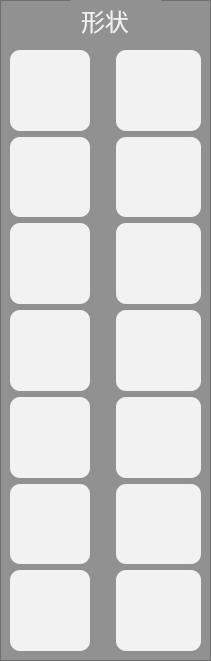
         <widget class="QFrame" name="frame_6">
          <property name="geometry">
           <rect>
            <x>150</x>
            <y>0</y>
            <width>211</width>
            <height>661</height>
           </rect>
          </property>
          <property name="styleSheet">
           <string notr="true">QFrame {
background-color:rgb(145, 145, 145);
padding:5px;
}</string>
          </property>
          <property name="frameShape">
           <enum>QFrame::StyledPanel</enum>
          </property>
          <property name="frameShadow">
           <enum>QFrame::Raised</enum>
          </property>
          <widget class="QWidget" name="formLayoutWidget">
           <property name="geometry">
            <rect>
             <x>0</x>
             <y>50</y>
             <width>211</width>
             <height>601</height>
            </rect>
           </property>
           <layout class="QFormLayout" name="formLayout">
            <item row="1" column="0">
             <widget class="QPushButton" name="pushButton_22">
              <property name="sizePolicy">
               <sizepolicy hsizetype="Minimum" vsizetype="Expanding">
                <horstretch>0</horstretch>
                <verstretch>1</verstretch>
               </sizepolicy>
              </property>
              <property name="styleSheet">
               <string notr="true">QPushButton{
background-color:rgb(242, 242, 242);
margin-left:10px;
margin-right:10px;
border-radius:10px;
width:80px;
}</string>
              </property>
              <property name="text">
               <string/>
              </property>
              <property name="icon">
               <iconset resource="res.qrc">
                <normaloff>:/icons/GUI-rsc/正方形.png</normaloff>:/icons/GUI-rsc/正方形.png</iconset>
              </property>
              <property name="iconSize">
               <size>
                <width>70</width>
                <height>70</height>
               </size>
              </property>
             </widget>
            </item>
            <item row="1" column="1">
             <widget class="QPushButton" name="pushButton_21">
              <property name="sizePolicy">
               <sizepolicy hsizetype="Minimum" vsizetype="Expanding">
                <horstretch>0</horstretch>
                <verstretch>1</verstretch>
               </sizepolicy>
              </property>
              <property name="styleSheet">
               <string notr="true">QPushButton{
background-color:rgb(242, 242, 242);
margin-left:10px;
margin-right:10px;
border-radius:10px;
width:80px;
}</string>
              </property>
              <property name="text">
               <string/>
              </property>
              <property name="icon">
               <iconset resource="res.qrc">
                <normaloff>:/icons/GUI-rsc/tx-圆形.png</normaloff>:/icons/GUI-rsc/tx-圆形.png</iconset>
              </property>
              <property name="iconSize">
               <size>
                <width>70</width>
                <height>70</height>
               </size>
              </property>
             </widget>
            </item>
            <item row="2" column="0">
             <widget class="QPushButton" name="pushButton_27">
              <property name="sizePolicy">
               <sizepolicy hsizetype="Minimum" vsizetype="Expanding">
                <horstretch>0</horstretch>
                <verstretch>1</verstretch>
               </sizepolicy>
              </property>
              <property name="styleSheet">
               <string notr="true">QPushButton{
background-color:rgb(242, 242, 242);
margin-left:10px;
margin-right:10px;
border-radius:10px;
width:80px;
}</string>
              </property>
              <property name="text">
               <string/>
              </property>
              <property name="icon">
               <iconset resource="res.qrc">
                <normaloff>:/icons/GUI-rsc/tx-三角形.png</normaloff>:/icons/GUI-rsc/tx-三角形.png</iconset>
              </property>
              <property name="iconSize">
               <size>
                <width>70</width>
                <height>70</height>
               </size>
              </property>
             </widget>
            </item>
            <item row="2" column="1">
             <widget class="QPushButton" name="pushButton_24">
              <property name="sizePolicy">
               <sizepolicy hsizetype="Minimum" vsizetype="Expanding">
                <horstretch>0</horstretch>
                <verstretch>1</verstretch>
               </sizepolicy>
              </property>
              <property name="styleSheet">
               <string notr="true">QPushButton{
background-color:rgb(242, 242, 242);
margin-left:10px;
margin-right:10px;
border-radius:10px;
}</string>
              </property>
              <property name="text">
               <string/>
              </property>
              <property name="icon">
               <iconset resource="res.qrc">
                <normaloff>:/icons/GUI-rsc/tx-五边形.png</normaloff>:/icons/GUI-rsc/tx-五边形.png</iconset>
              </property>
              <property name="iconSize">
               <size>
                <width>70</width>
                <height>70</height>
               </size>
              </property>
             </widget>
            </item>
            <item row="3" column="0">
             <widget class="QPushButton" name="pushButton_29">
              <property name="sizePolicy">
               <sizepolicy hsizetype="Minimum" vsizetype="Expanding">
                <horstretch>0</horstretch>
                <verstretch>1</verstretch>
               </sizepolicy>
              </property>
              <property name="styleSheet">
               <string notr="true">QPushButton{
background-color:rgb(242, 242, 242);
margin-left:10px;
margin-right:10px;
border-radius:10px;
width:80px;
}</string>
              </property>
              <property name="text">
               <string/>
              </property>
              <property name="icon">
               <iconset resource="res.qrc">
                <normaloff>:/icons/GUI-rsc/tx-六边形.png</normaloff>:/icons/GUI-rsc/tx-六边形.png</iconset>
              </property>
              <property name="iconSize">
               <size>
                <width>70</width>
                <height>70</height>
               </size>
              </property>
             </widget>
            </item>
            <item row="3" column="1">
             <widget class="QPushButton" name="pushButton_23">
              <property name="sizePolicy">
               <sizepolicy hsizetype="Minimum" vsizetype="Expanding">
                <horstretch>0</horstretch>
                <verstretch>1</verstretch>
               </sizepolicy>
              </property>
              <property name="styleSheet">
               <string notr="true">QPushButton{
background-color:rgb(242, 242, 242);
margin-left:10px;
margin-right:10px;
border-radius:10px;
}</string>
              </property>
              <property name="text">
               <string/>
              </property>
              <property name="icon">
               <iconset resource="res.qrc">
                <normaloff>:/icons/GUI-rsc/tx-长方形.png</normaloff>:/icons/GUI-rsc/tx-长方形.png</iconset>
              </property>
              <property name="iconSize">
               <size>
                <width>70</width>
                <height>70</height>
               </size>
              </property>
             </widget>
            </item>
            <item row="4" column="0">
             <widget class="QPushButton" name="pushButton_30">
              <property name="sizePolicy">
               <sizepolicy hsizetype="Minimum" vsizetype="Expanding">
                <horstretch>0</horstretch>
                <verstretch>1</verstretch>
               </sizepolicy>
              </property>
              <property name="styleSheet">
               <string notr="true">QPushButton{
background-color:rgb(242, 242, 242);
margin-left:10px;
margin-right:10px;
border-radius:10px;
width:80px;
}</string>
              </property>
              <property name="text">
               <string/>
              </property>
              <property name="icon">
               <iconset resource="res.qrc">
                <normaloff>:/icons/GUI-rsc/tx-梯形.png</normaloff>:/icons/GUI-rsc/tx-梯形.png</iconset>
              </property>
              <property name="iconSize">
               <size>
                <width>70</width>
                <height>70</height>
               </size>
              </property>
             </widget>
            </item>
            <item row="4" column="1">
             <widget class="QPushButton" name="pushButton_26">
              <property name="sizePolicy">
               <sizepolicy hsizetype="Minimum" vsizetype="Expanding">
                <horstretch>0</horstretch>
                <verstretch>1</verstretch>
               </sizepolicy>
              </property>
              <property name="styleSheet">
               <string notr="true">QPushButton{
background-color:rgb(242, 242, 242);
margin-left:10px;
margin-right:10px;
border-radius:10px;
}</string>
              </property>
              <property name="text">
               <string/>
              </property>
              <property name="icon">
               <iconset resource="res.qrc">
                <normaloff>:/icons/GUI-rsc/tx-八边形.png</normaloff>:/icons/GUI-rsc/tx-八边形.png</iconset>
              </property>
              <property name="iconSize">
               <size>
                <width>70</width>
                <height>70</height>
               </size>
              </property>
             </widget>
            </item>
            <item row="5" column="0">
             <widget class="QPushButton" name="pushButton_31">
              <property name="sizePolicy">
               <sizepolicy hsizetype="Minimum" vsizetype="Expanding">
                <horstretch>0</horstretch>
                <verstretch>1</verstretch>
               </sizepolicy>
              </property>
              <property name="styleSheet">
               <string notr="true">QPushButton{
background-color:rgb(242, 242, 242);
margin-left:10px;
margin-right:10px;
border-radius:10px;
width:80px;
}</string>
              </property>
              <property name="text">
               <string/>
              </property>
              <property name="icon">
               <iconset resource="res.qrc">
                <normaloff>:/icons/GUI-rsc/tx-菱形.png</normaloff>:/icons/GUI-rsc/tx-菱形.png</iconset>
              </property>
              <property name="iconSize">
               <size>
                <width>70</width>
                <height>70</height>
               </size>
              </property>
             </widget>
            </item>
            <item row="5" column="1">
             <widget class="QPushButton" name="pushButton_25">
              <property name="sizePolicy">
               <sizepolicy hsizetype="Minimum" vsizetype="Expanding">
                <horstretch>0</horstretch>
                <verstretch>1</verstretch>
               </sizepolicy>
              </property>
              <property name="styleSheet">
               <string notr="true">QPushButton{
background-color:rgb(242, 242, 242);
margin-left:10px;
margin-right:10px;
border-radius:10px;
}</string>
              </property>
              <property name="text">
               <string/>
              </property>
              <property name="icon">
               <iconset resource="res.qrc">
                <normaloff>:/icons/GUI-rsc/tx-平行四边形.png</normaloff>:/icons/GUI-rsc/tx-平行四边形.png</iconset>
              </property>
              <property name="iconSize">
               <size>
                <width>70</width>
                <height>70</height>
               </size>
              </property>
             </widget>
            </item>
            <item row="6" column="0">
             <widget class="QPushButton" name="pushButton_32">
              <property name="sizePolicy">
               <sizepolicy hsizetype="Minimum" vsizetype="Expanding">
                <horstretch>0</horstretch>
                <verstretch>1</verstretch>
               </sizepolicy>
              </property>
              <property name="styleSheet">
               <string notr="true">QPushButton{
background-color:rgb(242, 242, 242);
margin-left:10px;
margin-right:10px;
border-radius:10px;
width:80px;
}</string>
              </property>
              <property name="text">
               <string/>
              </property>
              <property name="icon">
               <iconset resource="res.qrc">
                <normaloff>:/icons/GUI-rsc/tx-五角星形.png</normaloff>:/icons/GUI-rsc/tx-五角星形.png</iconset>
              </property>
              <property name="iconSize">
               <size>
                <width>70</width>
                <height>70</height>
               </size>
              </property>
             </widget>
            </item>
            <item row="6" column="1">
             <widget class="QPushButton" name="pushButton_28">
              <property name="sizePolicy">
               <sizepolicy hsizetype="Minimum" vsizetype="Expanding">
                <horstretch>0</horstretch>
                <verstretch>1</verstretch>
               </sizepolicy>
              </property>
              <property name="styleSheet">
               <string notr="true">QPushButton{
background-color:rgb(242, 242, 242);
margin-left:10px;
margin-right:10px;
border-radius:10px;
}</string>
              </property>
              <property name="text">
               <string/>
              </property>
              <property name="icon">
               <iconset resource="res.qrc">
                <normaloff>:/icons/GUI-rsc/tx-六角星形.png</normaloff>:/icons/GUI-rsc/tx-六角星形.png</iconset>
              </property>
              <property name="iconSize">
               <size>
                <width>70</width>
                <height>70</height>
               </size>
              </property>
             </widget>
            </item>
            <item row="7" column="0">
             <widget class="QPushButton" name="pushButton_33">
              <property name="sizePolicy">
               <sizepolicy hsizetype="Minimum" vsizetype="Expanding">
                <horstretch>0</horstretch>
                <verstretch>1</verstretch>
               </sizepolicy>
              </property>
              <property name="styleSheet">
               <string notr="true">QPushButton{
background-color:rgb(242, 242, 242);
margin-left:10px;
margin-right:10px;
border-radius:10px;
width:80px;
}</string>
              </property>
              <property name="text">
               <string/>
              </property>
              <property name="icon">
               <iconset resource="res.qrc">
                <normaloff>:/icons/GUI-rsc/tx-十字形.png</normaloff>:/icons/GUI-rsc/tx-十字形.png</iconset>
              </property>
              <property name="iconSize">
               <size>
                <width>70</width>
                <height>70</height>
               </size>
              </property>
             </widget>
            </item>
            <item row="7" column="1">
             <widget class="QPushButton" name="pushButton_34">
              <property name="sizePolicy">
               <sizepolicy hsizetype="Minimum" vsizetype="Expanding">
                <horstretch>0</horstretch>
                <verstretch>1</verstretch>
               </sizepolicy>
              </property>
              <property name="styleSheet">
               <string notr="true">QPushButton{
background-color:rgb(242, 242, 242);
margin-left:10px;
margin-right:10px;
border-radius:10px;
}</string>
              </property>
              <property name="text">
               <string/>
              </property>
              <property name="icon">
               <iconset resource="res.qrc">
                <normaloff>:/icons/GUI-rsc/tx-斜十字形.png</normaloff>:/icons/GUI-rsc/tx-斜十字形.png</iconset>
              </property>
              <property name="iconSize">
               <size>
                <width>70</width>
                <height>70</height>
               </size>
              </property>
             </widget>
            </item>
           </layout>
          </widget>
          <widget class="QLabel" name="label_3">
           <property name="geometry">
            <rect>
             <x>40</x>
             <y>0</y>
             <width>121</width>
             <height>41</height>
            </rect>
           </property>
           <property name="styleSheet">
            <string notr="true">QLabel {
color:rgb(241, 241, 241);
font-size:24px;
margin-left:30px;
}</string>
           </property>
           <property name="text">
            <string>形状</string>
           </property>
          </widget>
         </widget>
